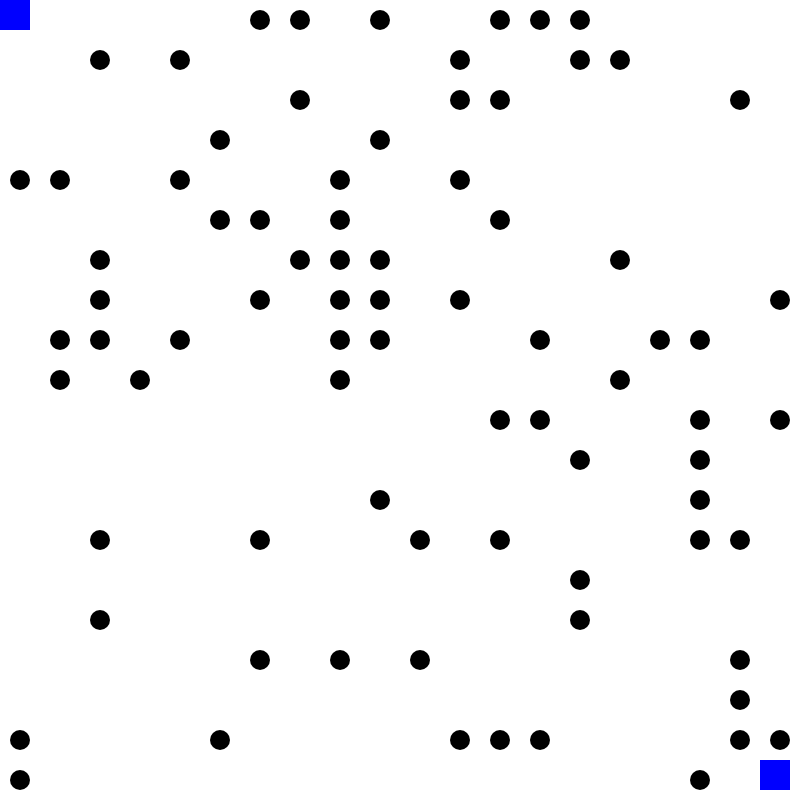
Frame 1 (no input)
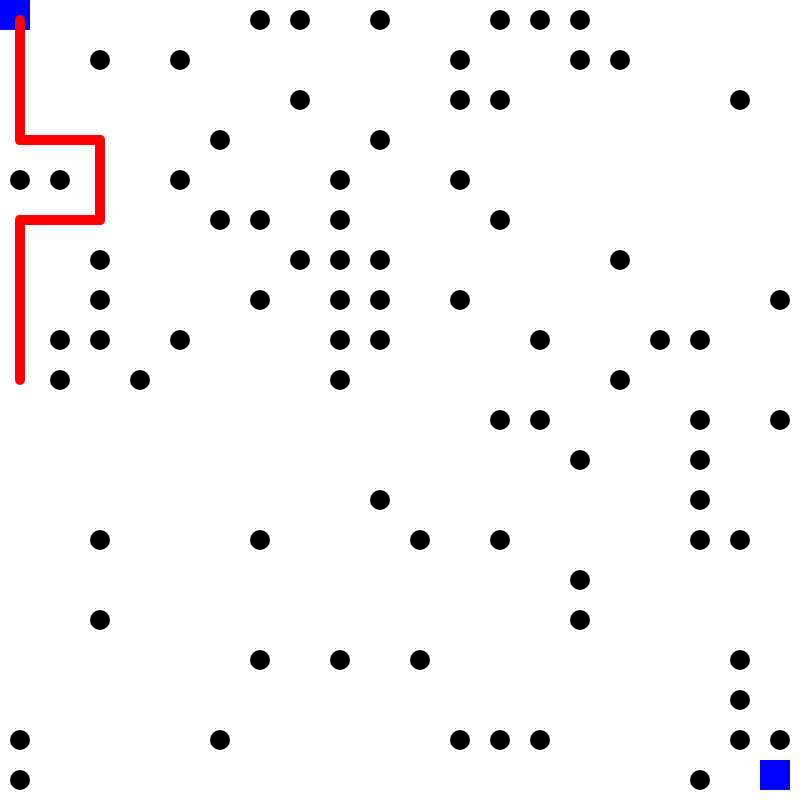
Frame 60 (no input)
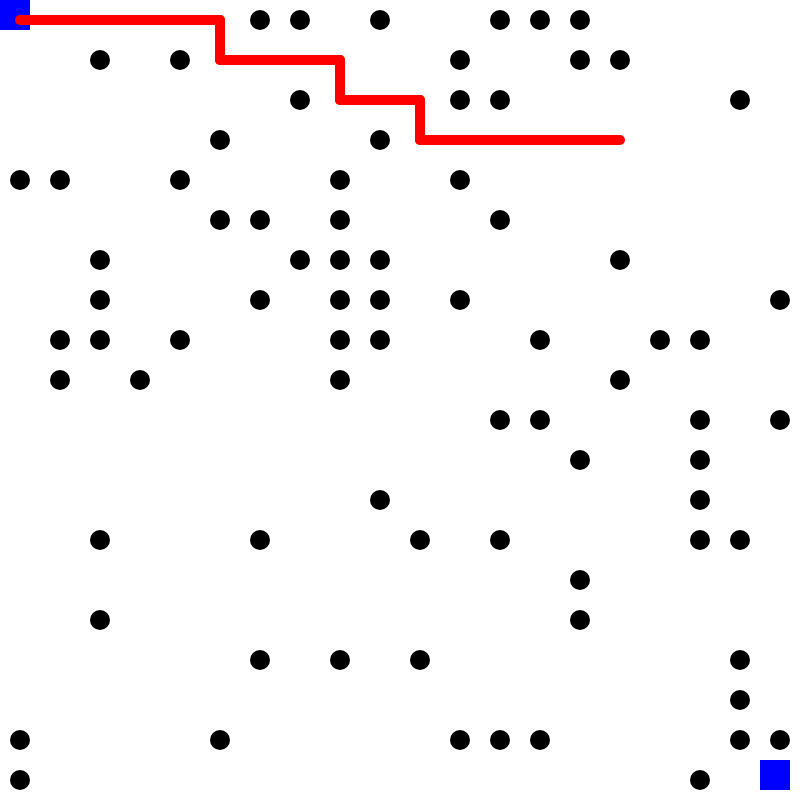
Frame 120 (the mouse pressed at the canvas centre since frame 60)

The p5.js sketch that drew these frames (run headless with seeded random() and noise() and a simulated clock; from frame 60 on, the mouse is pressed at the canvas centre):

// p5.js sketch
// ── sketch.js
var rows = 20;
var cols = 20;
var w;
var h;
var nodes = new Array();
var start;
var current;
var openSet = [];
var closedSet = [];
var end;
var cameFromNode;
var vertex;
var temp;
var distance;
var neighbours;
var index = 0;
var vtx;
var x1,y1,x2,y2;

function removeFromArray(arr, elem) {
	for(var i = arr.length - 1 ; i >= 0 ; i--) {
		if(elem == arr[i]) {
			arr.splice(i,1);
		}
	}
}
function setup() {
	createCanvas(800,800);
    w = width/rows;
    h = height/cols;
    //translate(width/2,height/2);
    for(var i = 0 ; i < rows ; i++) {
    	nodes[i] = new Array(cols); 
    }
  	for(var i = 0 ; i < rows ; i++) {
		for(var j = 0 ; j < cols ; j++) {
			nodes[i][j] = new node(i,j,1);
			nodes[i][j].generateObsticals();
		}
	}

	for(var i = 0 ; i < rows ; i++) {
		for(var j = 0 ; j < cols ; j++) {
			nodes[i][j].addNeighbour();
		}
	}
    start = nodes[0][0];
	end   = nodes[cols -1][rows - 1];
	start.obstacle = false;
	end.obstacle   = false;
	 start.distance = 0;// sqrt((start.x - end.x)*(start.x - end.x) - (start.y - end.y)*(start.y - end.y));
	 for(i = 0 ; i < rows ; i++) {
		for(j = 0 ; j < cols ; j++) {
			openSet.push(nodes[i][j]);
		
		}
	 }
	}

function draw() {
	//for(k = 0 ; k < 2 ; k++) {
	background(255);
	fill(color(0));
	for(var i = 0 ; i < rows ; i++) {
		for(var j = 0 ; j < cols ; j++) {
			nodes[i][j].show(color(0));
		}
	}	
	//for(var i = 0 ; i < openSet.length ; i++) {
	//	 openSet[i].show(color(255,0,0));
	//}
     index = 0;
     //vertex = openSet[0];
     vertex.distance = 9999;
     for(var i = 0 ; i < openSet.length ; i++) {
      if(vertex.distance > openSet[i].distance) {
        vertex = openSet[i];
      }
     }
     
     // console.log(vertex.i);
     // console.log(vertex.j);
      //console.log(vertex.distance);
     if(openSet.length == 0 || vertex == end) {
		console.log('DONE!');        
	    var temp = end;
	    stroke(color(0,255,0))
	    	strokeWeight(10);
		while(temp.cameFrom != undefined) {
			line(temp.x + w/2,temp.y+ w/2,temp.cameFrom.x+ w/2,temp.cameFrom.y+ w/2);
			temp = temp.cameFrom;
		}
		    noLoop(); 
		    return;
	    }
     if(vertex.obstacle == false) {
     for(var i = 0 ; i < vertex.neighbour.length ; i++) {
     	neighbours = vertex.neighbour[i];
     	if(openSet.includes(neighbours) && neighbours.obstacle == false) {
     	 distance  = neighbours.weight + vertex.distance;
     	 //console.log(distance);
     	  x1 = end.x;
     	  y1 = end.y;
     	  x2 = neighbours.x;
     	  y2 = neighbours.y;
     	  //distance =  sqrt(abs((x2 - x1))*abs((x2 - x1)) + abs((y2 - y1))*abs((y2 - y1))); 
     	  //console.log(distance);
     	if(distance < neighbours.distance)  {
     		//console.log(distance);
     		neighbours.distance = distance;
     		neighbours.cameFrom = vertex;
     	}
     	} 
     }
 }
	
	    	stroke(color(255,0,0))
	    	strokeWeight(10);
		var temp = vertex;
		while(temp.cameFrom != undefined) {
		
			line(temp.x + w/2,temp.y+ w/2,temp.cameFrom.x+ w/2,temp.cameFrom.y+ w/2);
			temp = temp.cameFrom;
		}
//}
	removeFromArray(openSet,vertex);
//
}
// ── nodes.js

function node(i, j, weight) {
	this.x = i * w;
	this.y = j * h;
	this.i = i;
	this.j = j;
	this.weight = weight;
	this.camefrom = undefined;
    this.obstacle = false;
    this.neighbour = [];
    this.distance = 999999;
    this.generateObsticals = function() {
    	if(random(1) > 0.8) {
    		this.obstacle = true;
    	}
    }
	this.show = function(colors) {

		noStroke();
		fill(colors)
		if(this.i == 0 && this.j == 0) {
			fill(color(0,0,255));
			rect(this.x,this.y,30,30);
		}
		if(this.i == rows-1 && this.j == cols-1) {
			fill(color(0,0,255));
			rect(this.x,this.y,30,30);
		}
     	if(this.obstacle == true) {
     	ellipse(this.x + w/2 , this.y + h/2, w/2,w/2);
	}
	
}
	this.addNeighbour = function() {
		if(this.i > 0) {
          this.neighbour.push(nodes[i-1][j])
		}
	
		if(this.j > 0) {
          this.neighbour.push(nodes[i][j-1])
		}
		if(this.i < cols -1) {
          this.neighbour.push(nodes[i+1][j])
		}
		if(this.j < rows - 1) {
          this.neighbour.push(nodes[i][j+1])
		}

		// if(i > 0 && j > 0) {

		// 	this.neighbour.push(nodes[i-1][j-1]);
		// }

		// if(i < rows - 1 && j < cols - 1) {
		// 	this.neighbour.push(nodes[i+1][j+1]);
		// }
		// if(i < rows - 1 && j > 0) {
		// 	this.neighbour.push(nodes[i+1][j-1]);
		// }
		// if(i > 0 && j < cols - 1) {
		// 	this.neighbour.push(nodes[i-1][j+1]);
		// }
	
	}
}
